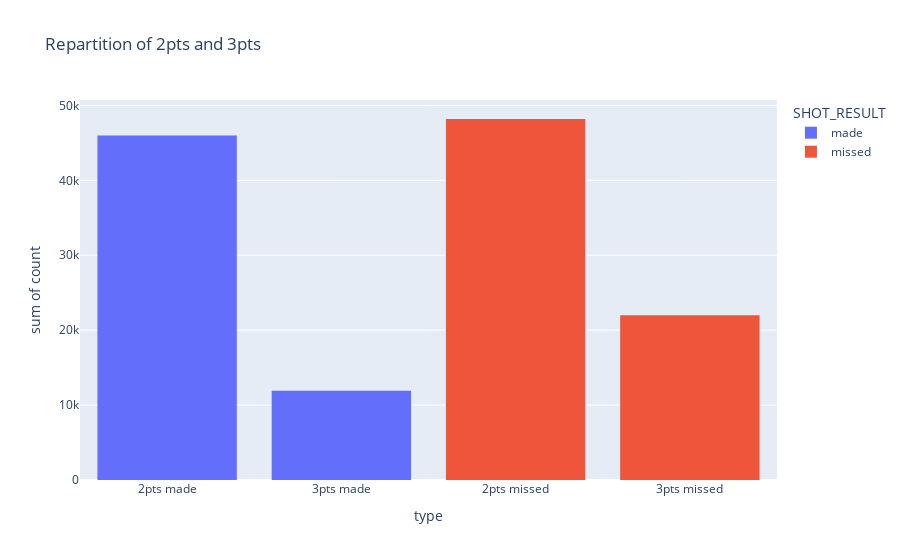

The notebook cell saved with this chart:
### Code cell
fig = px.histogram(pts_type, x='type', y='count', color='SHOT_RESULT', title='Repartition of 2pts and 3pts')
fig.show()

### Figure 1 — Plotly figure (JSON) as saved in the notebook; plotly's stock layout.template omitted (floating-point values rounded to 4 significant figures)
{"data": [{"alignmentgroup": "True", "bingroup": "x", "histfunc": "sum", "hovertemplate": "SHOT_RESULT=made<br>type=%{x}<br>sum of count=%{y}<extra></extra>", "legendgroup": "made", "marker": {"color": "#636efa", "pattern": {"shape": ""}}, "name": "made", "offsetgroup": "made", "orientation": "v", "showlegend": true, "type": "histogram", "x": ["2pts made", "3pts made"], "xaxis": "x", "y": [45990, 11915], "yaxis": "y"}, {"alignmentgroup": "True", "bingroup": "x", "histfunc": "sum", "hovertemplate": "SHOT_RESULT=missed<br>type=%{x}<br>sum of count=%{y}<extra></extra>", "legendgroup": "missed", "marker": {"color": "#EF553B", "pattern": {"shape": ""}}, "name": "missed", "offsetgroup": "missed", "orientation": "v", "showlegend": true, "type": "histogram", "x": ["2pts missed", "3pts missed"], "xaxis": "x", "y": [48183, 21981], "yaxis": "y"}], "layout": {"autosize": true, "barmode": "relative", "legend": {"title": {"text": "SHOT_RESULT"}, "tracegroupgap": 0}, "title": {"text": "Repartition of 2pts and 3pts"}, "xaxis": {"anchor": "y", "autorange": true, "domain": [0, 1], "range": [-0.5, 3.5], "title": {"text": "type"}, "type": "category"}, "yaxis": {"anchor": "x", "autorange": true, "domain": [0, 1], "range": [0, 50720.0], "title": {"text": "sum of count"}, "type": "linear"}}}
